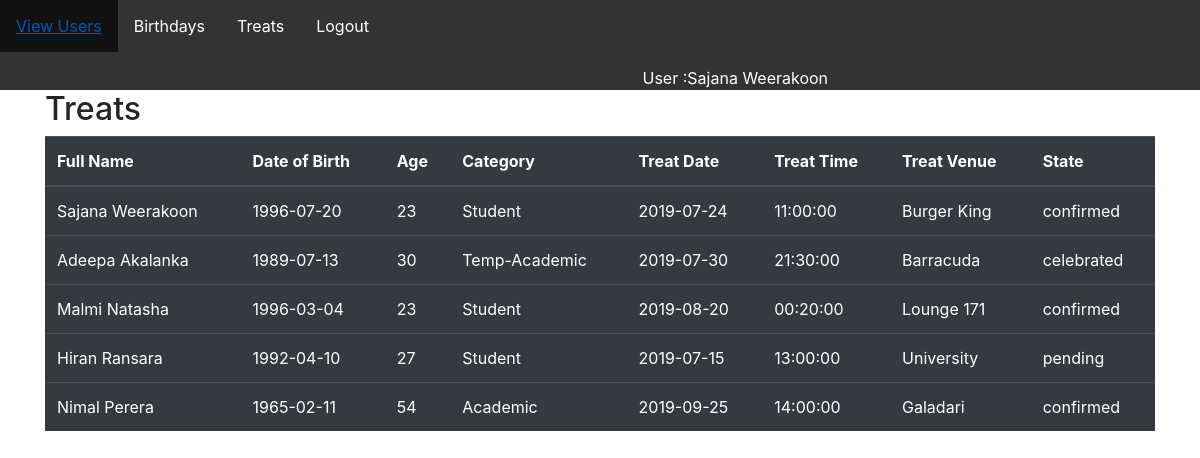
The page /treatshedule.php (signed in) on the database its author committed.
### tables this page shows
CREATE TABLE IF NOT EXISTS `treats` (
  `treat_id` int(11) NOT NULL AUTO_INCREMENT,
  `user_id` int(11) NOT NULL,
  `sheduleDate` date NOT NULL,
  `sheduleTime` time NOT NULL,
  `venue` varchar(50) NOT NULL,
  `state` varchar(50) NOT NULL,
  `treatNotes` varchar(50) NOT NULL,
  PRIMARY KEY (`treat_id`),
  KEY `user_id` (`user_id`)
);

CREATE TABLE IF NOT EXISTS `userdetails` (
  `user_id` int(50) NOT NULL AUTO_INCREMENT,
  `fname` varchar(50) NOT NULL,
  `lname` varchar(50) NOT NULL,
  `pname` varchar(50) NOT NULL,
  `DOB` date NOT NULL,
  `oemail` varchar(50) DEFAULT NULL,
  `pemail` varchar(50) NOT NULL,
  `mobile` int(10) NOT NULL,
  `facebook` varchar(50) DEFAULT NULL,
  `designation` varchar(50) DEFAULT NULL,
  `category` varchar(50) NOT NULL,
  `NIC` varchar(50) NOT NULL,
  `indexNO` varchar(50) DEFAULT NULL,
  `food` varchar(50) NOT NULL,
  `note` varchar(250) DEFAULT NULL,
  PRIMARY KEY (`user_id`)
);

### treatshedule.php (the view, shortened to what this page needs)
<?php
$con = mysqli_connect('localhost', 'root', '', 'birthday');
$query = "SELECT t.treat_id, u.user_id, u.fname, u.lname, u.DOB, u.category, t.sheduleDate, t.sheduleTime, t.venue, t.state FROM treats t, userdetails u where t.user_id = u.user_id";
$result = mysqli_query($con, $query);
?>
<!DOCTYPE html>
<html lang="en">
<head>
    <link rel="stylesheet" href="https://stackpath.bootstrapcdn.com/bootstrap/4.3.1/css/bootstrap.min.css"
>
        <link rel="stylesheet" href="./css/style.css">
</head>
<body>
<?php
  require_once("navbar.php");
  ?>
    <div class="container" id="alluser" >
        <h2>Treats</h2>
        <table class="table table-dark table-hover" id="treatTbl">
            <thead>
                <tr>
                    <th>Full Name</th>
                    <th>Date of Birth</th>
                    <th>Age</th>
                    <th>Category</th>
                    <th>Treat Date</th>
                    <th>Treat Time</th>
                    <th>Treat Venue</th>
                    <th>State</th>
                </tr>
            </thead>
            <tbody>
                <?php
                while($row = mysqli_fetch_assoc($result)){
                    $birthDate = $row['DOB'];
                     $birthDate = explode("-", $birthDate);
                    $age = (date("md", date("U", mktime(0, 0, 0, $birthDate[2], $birthDate[1], $birthDate[0]))) > date("md")
                            ? ((date("Y") - $birthDate[0]) - 0)
                                : (date("Y") - $birthDate[0]));
                echo"<tr>
                    <td style='display:none'>".$row['treat_id']."</td>
                    <td style='display:none'>".$row['user_id']."</td>
                    <td>".$row['fname']." ".$row['lname']."</td>
                    <td>".$row['DOB']."</td>
                    <td>".$age."</td>
                    <td>".$row['category']."</td>
                    <td>".$row['sheduleDate']."</td>
                    <td>".$row['sheduleTime']."</td>
                    <td>".$row['venue']."</td>
                    <td>".$row['state']."</td>
                    </tr>";
                }
                ?>
            </tbody>
        </table>
    </div>
</body>
</html>

### rows shown on the page
treats: user.fname "Sajana", user.lname "Weerakoon", user.DOB "1996-07-20", user.DOB "23", user.category "Student", sheduleDate "2019-07-24", sheduleTime "11:00:00", venue "Burger King", state "confirmed"
treats: user.fname "Adeepa", user.lname "Akalanka", user.DOB "1989-07-13", user.DOB "30", user.category "Temp-Academic", sheduleDate "2019-07-30", sheduleTime "21:30:00", venue "Barracuda", state "celebrated"
treats: user.fname "Malmi", user.lname "Natasha", user.DOB "1996-03-04", user.DOB "23", user.category "Student", sheduleDate "2019-08-20", sheduleTime "00:20:00", venue "Lounge 171", state "confirmed"
treats: user.fname "Hiran", user.lname "Ransara", user.DOB "1992-04-10", user.DOB "27", user.category "Student", sheduleDate "2019-07-15", sheduleTime "13:00:00", venue "University", state "pending"
treats: user.fname "Nimal", user.lname "Perera", user.DOB "1965-02-11", user.DOB "54", user.category "Academic", sheduleDate "2019-09-25", sheduleTime "14:00:00", venue "Galadari", state "confirmed"

### other values the page prints
$user "Sajana Weerakoon"
